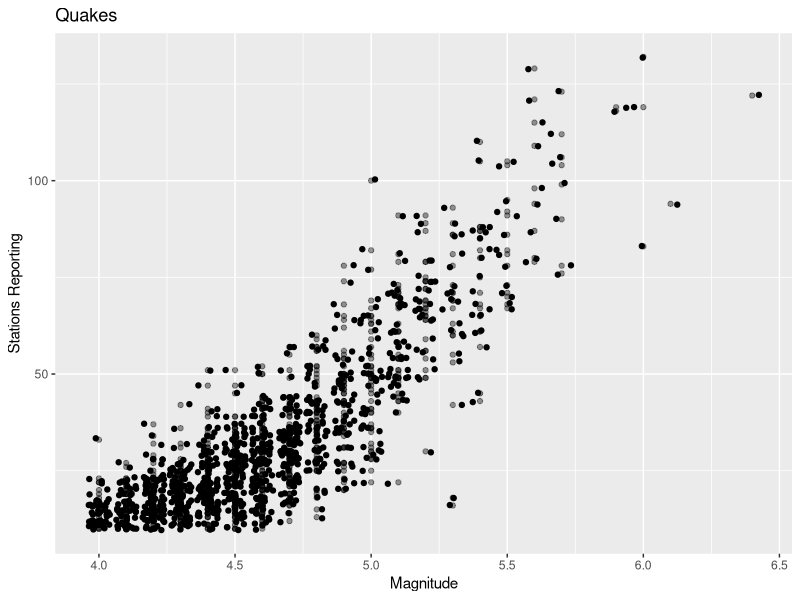
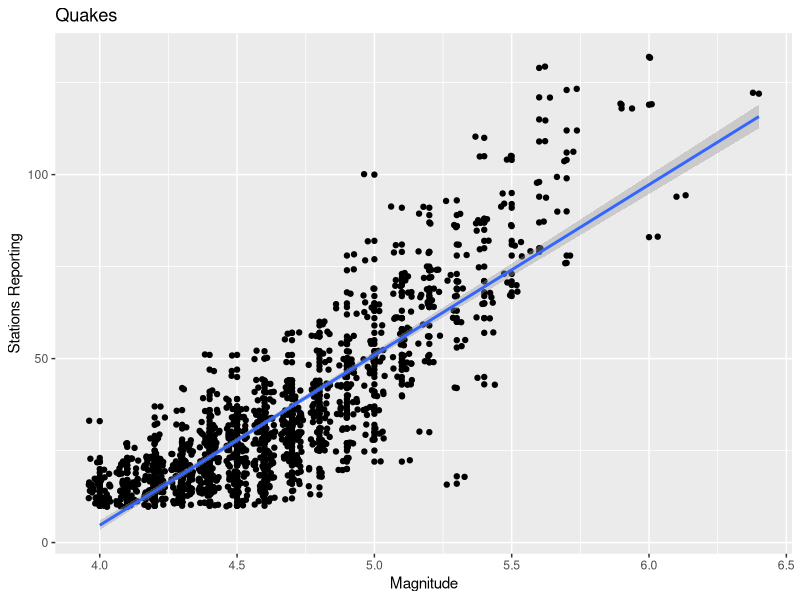
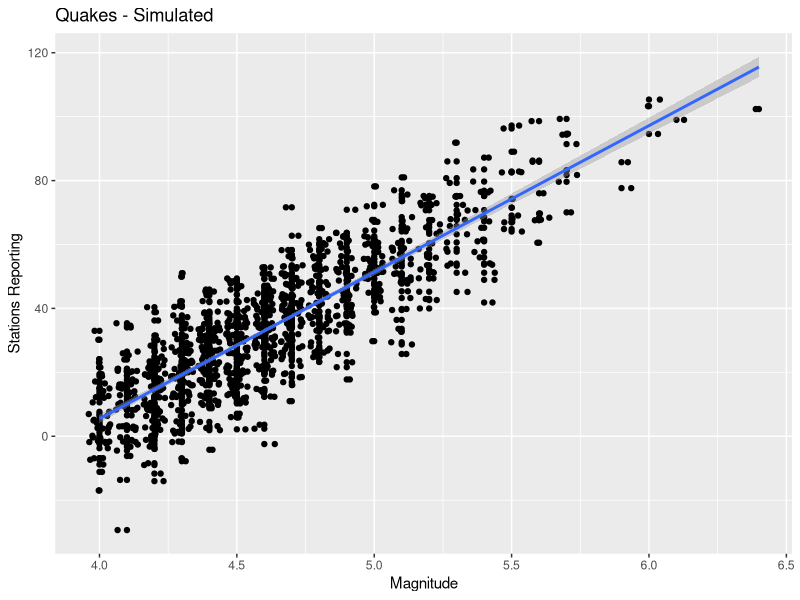
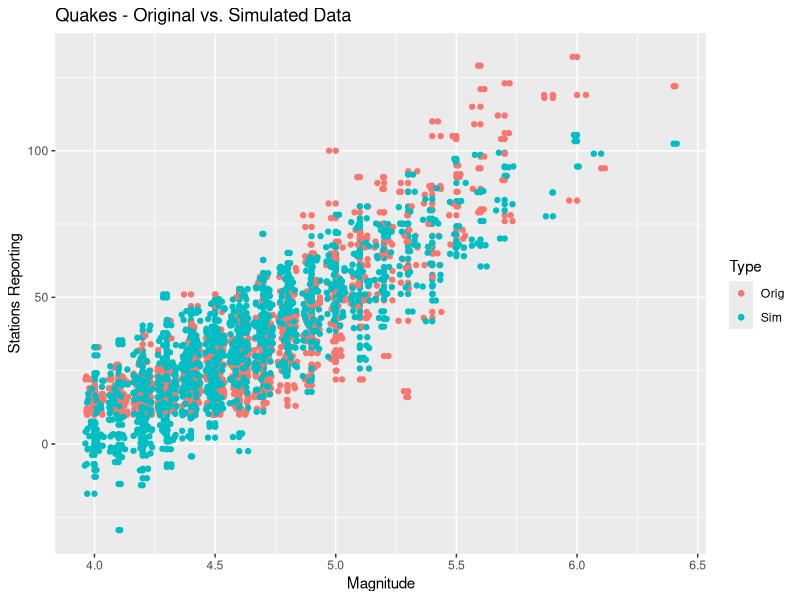

The R script that drew these images, in order:
## ---- chunk 1
library(dplyr)
library(ggplot2)
library(tidyr)
## ---- chunk 2
ggplot(aes(x=mag,y=stations), data=quakes) + geom_point(alpha=.4) + 
  geom_jitter() +
  xlab("Magnitude") + ylab("Stations Reporting") + ggtitle("Quakes")
## ---- chunk 3
m1 <- lm(stations ~ mag, data = quakes)
sum.m1 <- summary(m1)

ggplot(aes(x=mag,y=stations), data=quakes) + geom_point() + geom_jitter() +
  xlab("Magnitude") + ylab("Stations Reporting") + ggtitle("Quakes") +
  geom_smooth(method="lm")

summary(m1)

## ---- chunk 4
quakes <- quakes %>% mutate(x.dev=mag-mean(mag),y.dev=stations-mean(stations),prod=x.dev*y.dev)
ssd.mag <- (var(quakes$mag)*length(quakes$mag))
beta1 <- sum(quakes$prod)/ssd.mag
## ---- chunk 5

### the regression as a function
f <- function(x){
  return (coef(sum.m1)[1] + (coef(sum.m1)[2] * x))
}

### calculate rss
quakes <- quakes %>% mutate(stations.resid=(stations-f(mag))^2)
rss <- sum(quakes$stations.resid)

### calculate SE beta_1^hat

se.beta1 <- sqrt(rss/m1$df)/sqrt(ssd.mag)

### calculate confidence interval

CI <- c(coef(sum.m1)[2] - qt(.975,df=m1$df)*se.beta1, coef(sum.m1)[2] + qt(.975,df=m1$df)*se.beta1)

confint(m1, "mag", level = 0.95)
## ---- chunk 6
f(7)
## ---- chunk 7

## ---- chunk 8
simulation <- quakes %>% select(mag,stations) # We're lazy
## ---- chunk 9
simulation <- simulation %>% mutate(yhat = f(mag))

## ---- chunk 10
sigma2 = rss/m1$df
set.seed(76) # to get the same data every time

simulation <- simulation %>% mutate(error = rnorm(1000,mean=0,sd=sqrt(sigma2)),y=yhat+error)
## ---- chunk 11
ggplot(aes(x=mag,y=y), data=simulation) + geom_point() + 
  geom_jitter() + geom_smooth(method="lm") +
  xlab("Magnitude") + ylab("Stations Reporting") + ggtitle("Quakes - Simulated")
## ---- chunk 12
sim_graph <- bind_rows(quakes %>% select(mag,stations) %>% mutate(Type="Orig"), 
                       simulation %>% select(mag,y) %>% rename(stations=y) %>% mutate(Type="Sim"))

ggplot(aes(x=mag,y=stations),data=sim_graph) + geom_point(aes(col=Type)) +
  geom_jitter(aes(col=Type)) +
  xlab("Magnitude") + ylab("Stations Reporting") + ggtitle("Quakes - Original vs. Simulated Data")
